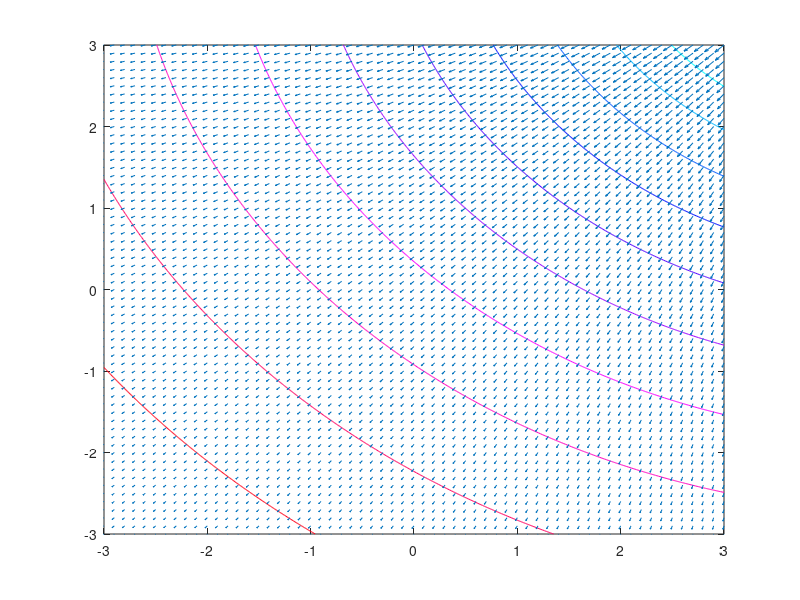

MATLAB code to generate this figure: (Note: this script raises an error after producing the figure.)

resolution = 0.01 ;
xRange = -3:resolution:3;
yRange = -3:resolution:3;

[X,Y] = meshgrid(xRange,yRange);

morecharges = 'Y';
xPos = [];
yPos = [];
cQ = [];

while (morecharges == 'Y'),
   replyxPos = input('What is this charges xPos (-3,3)? [0]: ');
   if isempty(replyxPos)
      replyxPos = 0;
   end
   xPos = [xPos replyxPos];
   
   replyyPos = input('What is this charges yPos (-3,3)? [0]: ');
   if isempty(replyyPos)
      replyyPos = 0;
   end
   yPos = [yPos replyyPos];
   
   replycharge = input('What is this charges charge? [0]: ');
   if isempty(replycharge)
      replycharge = 0;
   end
   cQ = [cQ replycharge];
   
   morecharges = input('Add more charges (Y/N)? [Y]: ','s');
   if isempty(morecharges)
      morecharges = 'Y';
   end
   
end
% charges
% xPos = [1 -1];
% yPos = [2 2];
% cQ = [1 -1] ;

Fx = zeros(size(X));
Fy = zeros(size(Fx));
Pot = zeros(size(Fx));

for ii=1:length(xPos),
    q = cQ(ii);
    x = xPos(ii);
    y = yPos(ii);
    
    r = ( (X-x).^2+ (Y-y).^2 ).^0.5 ;
    r(r<0.05) = 0.05;
    
    F = q./ r;
    Fx = Fx + F .* ((X-x)./ r );
    Fy = Fy + F .* ((Y-y)./ r );
    
    Pot = Pot + q.* log(r);
    
end

dRes = 10 ;
FxDraw = Fx(1:dRes:end,1:dRes:end) ;
FyDraw = Fy(1:dRes:end,1:dRes:end) ;
XDraw =  X(1:dRes:end,1:dRes:end) ;
YDraw =  Y(1:dRes:end,1:dRes:end) ;

figure;
contour(X,Y,Pot)
hold on
%quiver(X,Y,Fx,Fy)
quiver(XDraw,YDraw,FxDraw,FyDraw)
colormap hsv
plot(xPos,yPos,'rx');
colorbar vert;

hold off


